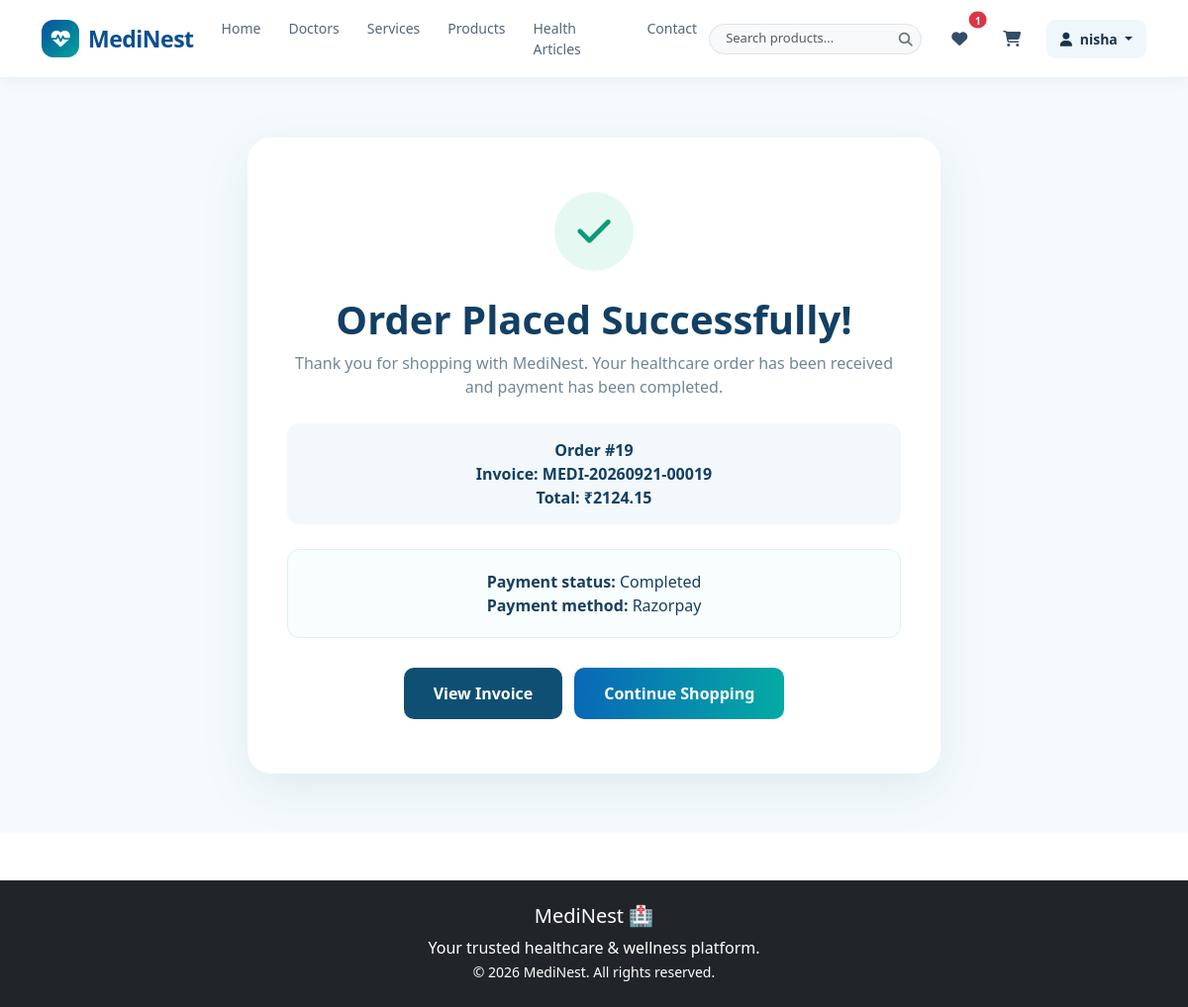
The app's page /orders/success/19/ (signed in) with its own data.
### orders/models.py (models this page shows, shortened)
class Order(models.Model):
    PAYMENT_CHOICES = [
        ("razorpay", "Razorpay"),
        ("cod", "Cash on Delivery"),
    ]
    STATUS_CHOICES = [
        ("pending", "Pending"),
        ("confirmed", "Confirmed"),
        ("shipped", "Shipped"),
        ("delivered", "Delivered"),
        ("cancelled", "Cancelled"),
    ]
    user = models.ForeignKey(
        settings.AUTH_USER_MODEL,
        on_delete=models.CASCADE
    )
    full_name = models.CharField(max_length=150)
    phone = models.CharField(max_length=20)
    address_line1 = models.CharField(max_length=255)
    address_line2 = models.CharField(max_length=255, blank=True)
    city = models.CharField(max_length=100)
    state = models.CharField(max_length=100)
    pincode = models.CharField(max_length=10)
    payment_method = models.CharField(
        max_length=20,
        choices=PAYMENT_CHOICES,
        default="cod"
    )
    status = models.CharField(
        max_length=20,
        choices=STATUS_CHOICES,
        default="pending"
    )
    razorpay_order_id = models.CharField(
        max_length=255,
        blank=True,
        null=True
    )
    razorpay_payment_id = models.CharField(
        max_length=255,
        blank=True,
        null=True
    )
    razorpay_signature = models.CharField(
        max_length=255,
        blank=True,
        null=True
    )
    invoice_number = models.CharField(
        max_length=50,
        blank=True,
        null=True
    )
    paid_at = models.DateTimeField(blank=True, null=True)
    total_amount = models.DecimalField(
        max_digits=10,
        decimal_places=2
    )
    created_at = models.DateTimeField(auto_now_add=True)

### orders/views.py (the view)
@login_required
def order_success(request, order_id):
    order = get_object_or_404(
        Order,
        id=order_id,
        user=request.user
    )
    if not order.invoice_number:
        order.invoice_number = _generate_invoice_number(order)
        order.save(update_fields=["invoice_number"])
    return render(
        request,
        "orders/order_success.html",
        {
            "order": order,
        }
    )

### orders/templates/orders/order_success.html (shortened to what this page needs)
{% extends "base.html" %}
{% block content %}
<section class="success-page">
    <div class="success-card">
        <div class="success-icon">
            <i class="fa-solid fa-check"></i>
        </div>
        <h1>
            Order Placed Successfully!
        </h1>
        <p>
            Thank you for shopping with MediNest.
            Your healthcare order has been received and payment has been completed.
        </p>
        <div class="order-number">
            Order #{{ order.id }}
            <br>
            Invoice: {{ order.invoice_number }}
            <br>
            Total:
            ₹{{ order.total_amount|floatformat:2 }}
        </div>
        <div class="invoice-box">
            <strong>Payment status:</strong> Completed
            <br>
            <strong>Payment method:</strong> {{ order.get_payment_method_display }}
        </div>
        <div class="action-row">
            <a href="{% url 'orders:invoice' order.id %}" class="invoice-btn">
                View Invoice
            </a>
            <a href="{% url 'core:home' %}" class="home-btn">
                Continue Shopping
            </a>
        </div>
    </div>
</section>
{% endblock %}

### core/templates/includes/navbar.html (shortened to what this page needs)
<nav class="navbar navbar-expand-lg bg-white sticky-top medinest-navbar">
    <div class="container">
        <a class="navbar-brand medinest-logo" href="{% url 'core:home' %}">
            <i class="fa-solid fa-heart-pulse"></i>
            MediNest
        </a>
        <div class="collapse navbar-collapse" id="medinestNavbar">
            <ul class="navbar-nav mx-auto mb-2 mb-lg-0">
                <li class="nav-item">
                    <a class="nav-link" href="{% url 'core:home' %}">
                        Home
                    </a>
                </li>
                <li class="nav-item">
                    <a class="nav-link" href="{% url 'doctors:doctor_list' %}">
                        Doctors
                    </a>
                </li>
                <li class="nav-item">
                    <a class="nav-link" href="{% url 'core:services' %}">
                        Services
                    </a>
                </li>
                <li class="nav-item">
                    <a class="nav-link" href="{% url 'products:product_list' %}">
                        Products
                    </a>
                </li>
                <li class="nav-item">
                    <a class="nav-link" href="{% url 'blog:article_list' %}">
                        Health Articles
                    </a>
                </li>
                <li class="nav-item">
                    <a class="nav-link" href="#">
                        Contact
                    </a>
                </li>
            </ul>
            <div class="d-flex align-items-center gap-3">
                <form action="{% url 'products:product_list' %}" method="get" class="d-none d-md-flex align-items-center me-1">
                    <div class="input-group input-group-sm rounded-pill overflow-hidden border bg-light" style="max-width: 220px;">
                        <input type="text" name="search" class="form-control border-0 bg-transparent ps-3 pe-1" placeholder="Search products..." value="{{ request.GET.search|default:'' }}" style="font-size: 13px;">
                        <button class="btn border-0 text-secondary px-2" type="submit" title="Search">
                            <i class="fa-solid fa-magnifying-glass"></i>
                        </button>
                    </div>
                </form>
                {% if user.is_authenticated %}
                <a href="{% url 'wishlist:wishlist' %}" class="nav-icon-btn position-relative" title="Wishlist">
                    <i class="fa-solid fa-heart"></i>
                    {% with wishlist_count=user.wishlistitem_set.count %}
                    {% if wishlist_count %}
                    <span class="position-absolute top-0 start-100 translate-middle badge rounded-pill bg-danger"
                        style="font-size: 10px;">
                        {{ wishlist_count }}
                    </span>
                    {% endif %}
                    {% endwith %}
                </a>
                {% endif %}
                <a href="{% url 'cart:cart_detail' %}" class="nav-icon-btn" title="Cart">
                    <i class="fa-solid fa-cart-shopping"></i>
                </a>
                {% if user.is_authenticated %}
                <div class="dropdown">
                    <button class="user-btn dropdown-toggle" type="button" data-bs-toggle="dropdown"
                        aria-expanded="false">
                        <i class="fa-solid fa-user me-1"></i>
                        {{ user.username }}
                    </button>
                </div>
                {% else %}
                <a href="{% url 'accounts:login' %}" class="login-btn">
                    Login
                </a>
                {% endif %}
            </div>
        </div>
    </div>
</nav>

### core/templates/includes/navbar.html (style rules this page uses)
.medinest-navbar { min-height: 72px; border-bottom: 1px solid #edf2f5; box-shadow: 0 3px 15px rgba(0, 60, 100, 0.05); z-index: 1000; }
.medinest-logo { display: flex; align-items: center; gap: 9px; font-size: 23px; font-weight: 800; color: #0b4f91 !important; letter-spacing: -0.5px; }
.medinest-logo i { width: 38px; height: 38px; display: flex; align-items: center; justify-content: center; border-radius: 12px; background: linear-gradient(135deg, #0750a0, #00a49b); color: white; font-size: 19px; }
.navbar-nav { gap: 4px; }
.navbar-nav .nav-link { color: #536779; font-size: 14px; font-weight: 500; padding: 10px 12px !important; border-radius: 9px; transition: all 0.25s ease; }
.nav-icon-btn { width: 38px; height: 38px; display: flex; align-items: center; justify-content: center; border: none; background: transparent; color: #334e68; border-radius: 50%; text-decoration: none; transition: 0.25s; }
.user-btn { border: none; background: #f0f7fa; color: #19324d; padding: 9px 14px; border-radius: 9px; font-size: 14px; font-weight: 600; }

### orders/templates/orders/order_success.html (style rules this page uses)
.success-page { min-height: 75vh; background: #f5fbfd; display: flex; align-items: center; justify-content: center; padding: 60px 20px; }
.success-card { background: white; max-width: 700px; width: 100%; text-align: center; padding: 55px 40px; border-radius: 24px; box-shadow: 0 15px 50px rgba(30, 90, 120, 0.10); }
.success-icon { width: 80px; height: 80px; background: #e6f8f2; color: #0a9b79; border-radius: 50%; display: flex; align-items: center; justify-content: center; font-size: 38px; margin: 0 auto 25px; }
.success-card h1 { color: #123f63; font-weight: 800; }
.success-card p { color: #6f8798; }
.order-number { background: #f2f8fb; border-radius: 12px; padding: 15px; margin: 25px 0; color: #123f63; font-weight: 700; }
.invoice-box { background: #f8fdfd; border: 1px solid #dcf0f3; border-radius: 12px; padding: 20px; margin: 20px 0 30px; color: #173f61; }
.action-row { display: flex; justify-content: center; gap: 12px; flex-wrap: wrap; }
.home-btn, .invoice-btn { display: inline-block; background: linear-gradient(90deg, #0868b7, #05aaa4); color: white; text-decoration: none; padding: 14px 30px; border-radius: 10px; font-weight: 700; }
.invoice-btn { background: #0f4f73; }

### records on screen
Order: id "19", invoice_number "MEDI-20260921-00019", total_amount "2124.15", payment_method "Razorpay"

### other values on screen
{{ wishlist_count }} "1"
{{ user.username }} "nisha"
